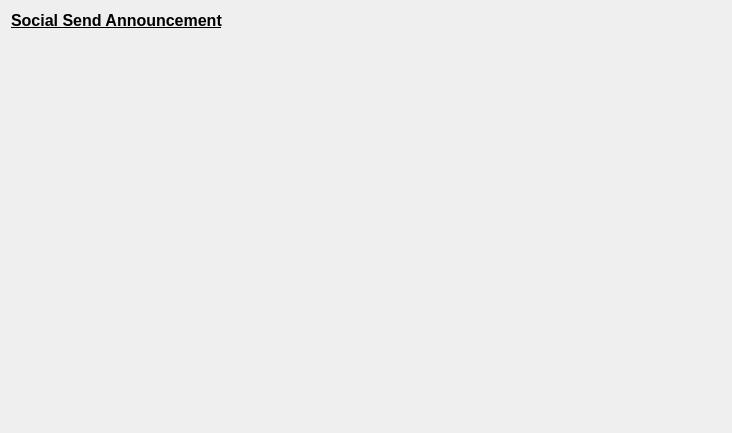
<?xml version="1.0" encoding="UTF-8"?>
<ui version="4.0">
 <class>AnnouncementView</class>
 <widget class="QWidget" name="AnnouncementView">
  <property name="geometry">
   <rect>
    <x>0</x>
    <y>0</y>
    <width>732</width>
    <height>433</height>
   </rect>
  </property>
  <property name="sizePolicy">
   <sizepolicy hsizetype="Expanding" vsizetype="Expanding">
    <horstretch>0</horstretch>
    <verstretch>0</verstretch>
   </sizepolicy>
  </property>
  <property name="windowTitle">
   <string>Form</string>
  </property>
  <layout class="QVBoxLayout" name="verticalLayout_2">
   <item>
    <layout class="QVBoxLayout" name="verticalLayout_3">
     <item>
      <widget class="QLabel" name="mainTitleLable">
       <property name="sizePolicy">
        <sizepolicy hsizetype="Preferred" vsizetype="Minimum">
         <horstretch>0</horstretch>
         <verstretch>0</verstretch>
        </sizepolicy>
       </property>
       <property name="styleSheet">
        <string notr="true">text-decoration:underline;
font-size:16px;
font-weight:700;</string>
       </property>
       <property name="text">
        <string>Social Send Announcement</string>
       </property>
      </widget>
     </item>
     <item>
      <layout class="QVBoxLayout" name="verticalLayout">
       <property name="spacing">
        <number>0</number>
       </property>
      </layout>
     </item>
     <item>
      <spacer name="verticalSpacer">
       <property name="orientation">
        <enum>Qt::Vertical</enum>
       </property>
       <property name="sizeType">
        <enum>QSizePolicy::Expanding</enum>
       </property>
       <property name="sizeHint" stdset="0">
        <size>
         <width>20</width>
         <height>40</height>
        </size>
       </property>
      </spacer>
     </item>
    </layout>
   </item>
  </layout>
 </widget>
 <resources/>
 <connections/>
</ui>
